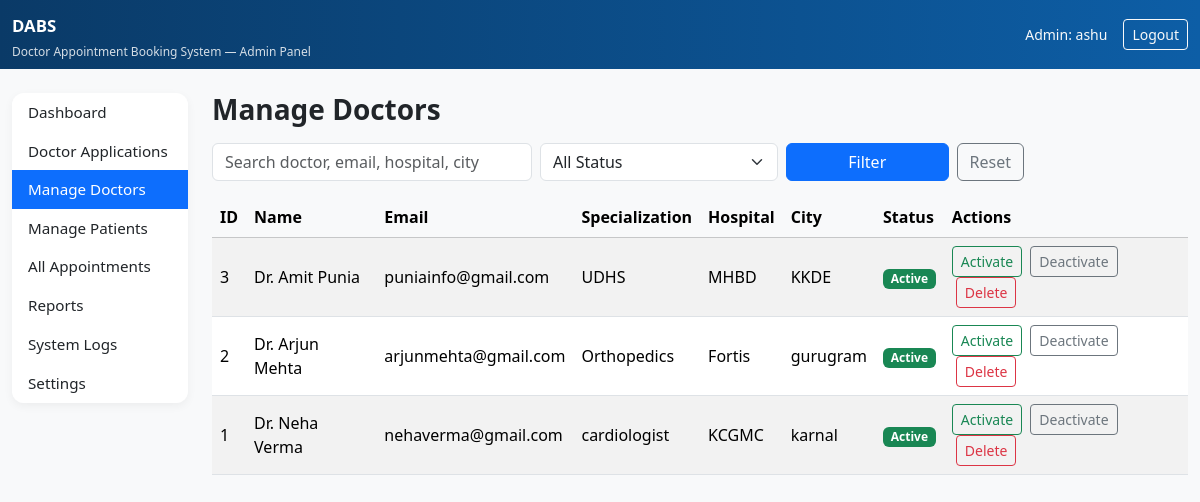
The app's page /dabs-admin/doctors/ (signed in) with its own data.
### booking/models.py (models this page shows, shortened)
class DoctorProfile(models.Model):
    STATUS_CHOICES = [
        ('Pending', 'Pending'),
        ('Approved', 'Approved'),
        ('Active', 'Active'),
        ('Inactive', 'Inactive'),
        ('Rejected', 'Rejected'),
    ]
    user = models.ForeignKey(User, on_delete=models.CASCADE)
    registration_no = models.CharField(max_length=50)
    specialization = models.CharField(max_length=80)
    experience_years = models.PositiveIntegerField(default=0)
    hospital = models.CharField(max_length=120)
    hospital_slug = models.CharField(max_length=120)
    city = models.CharField(max_length=80)
    slot_preference = models.CharField(max_length=120)
    fee = models.DecimalField(max_digits=8, decimal_places=2,
                              null=True, blank=True)
    bio = models.TextField()
    status = models.CharField(
        max_length=10,
        choices=STATUS_CHOICES,
        default='Pending',
    )
    created_at = models.DateTimeField(auto_now_add=True)
    working_days = models.CharField(max_length=100, blank=True)
    clinic_start_time = models.TimeField(null=True, blank=True)
    clinic_end_time = models.TimeField(null=True, blank=True)
    break_start_time = models.TimeField(null=True, blank=True)
    break_end_time = models.TimeField(null=True, blank=True)
    slot_minutes = models.PositiveIntegerField(null=True, blank=True)
    schedule_notes = models.TextField(blank=True)
    schedule_published = models.BooleanField(default=False)
    review_note = models.TextField(blank=True)
    reviewed_by = models.ForeignKey(
        User,
        null=True,
        blank=True,
        on_delete=models.SET_NULL,
        related_name='reviewed_doctors',
    )
    reviewed_at = models.DateTimeField(null=True, blank=True)

### booking/views.py (the view, shortened to what this page needs)
# urls.py: path('dabs-admin/doctors/', views.admin_doctors, name='admin_doctors'),
@login_required
def admin_doctors(request):
    if not request.user.is_staff:
        return redirect("home")
    q = request.GET.get("q", "").strip()
    status = request.GET.get("status", "").strip()
    doctors = DoctorProfile.objects.select_related("user").all()
    if status:
        doctors = doctors.filter(status=status)
    doctors = doctors.order_by("user__first_name", "user__last_name")
    return render(
        request,
        "booking/admin_doctors.html",
        {
            "doctors": doctors,
            "q": q,
            "status": status,
            "section": "doctors",
        },
    )

### booking/templates/booking/admin_doctors.html (shortened to what this page needs)
{% extends "booking/admin_base.html" %}
{% block content %}
<h3 class="fw-bold mb-3">Manage Doctors</h3>
<form class="row g-2 mb-3" method="get">
  <div class="col-md-4">
    <input class="form-control"
           name="q"
           placeholder="Search doctor, email, hospital, city"
           value="{{ q }}">
  </div>
  <div class="col-md-3">
    <select class="form-select" name="status">
      <option value="">All Status</option>
    </select>
  </div>
  <div class="col-md-3 d-flex gap-2">
    <button class="btn btn-primary flex-grow-1">Filter</button>
    <a class="btn btn-outline-secondary" href=".">Reset</a>
  </div>
</form>
<div class="table-responsive">
  <table class="table table-striped align-middle">
    <thead class="table-light">
      <tr>
        <th>ID</th>
        <th>Name</th>
        <th>Email</th>
        <th>Specialization</th>
        <th>Hospital</th>
        <th>City</th>
        <th>Status</th>
        <th>Actions</th>
      </tr>
    </thead>
    <tbody>
    {% for d in doctors %}
      <tr>
        <td>{{ d.id }}</td>
        <td>Dr. {{ d.user.get_full_name }}</td>
        <td>{{ d.user.email }}</td>
        <td>{{ d.specialization }}</td>
        <td>{{ d.hospital }}</td>
        <td>{{ d.city }}</td>
        <td>
          <span class="badge bg-{% if d.status == 'Active' %}success{% elif d.status == 'Pending' %}warning text-dark{% else %}secondary{% endif %}">
            {{ d.status }}
          </span>
        </td>
        <td>
          <form method="post" action="" class="d-inline">
            <button class="btn btn-sm btn-outline-success">Activate</button>
          </form>
          <form method="post" action="" class="d-inline ms-1">
            <button class="btn btn-sm btn-outline-secondary">Deactivate</button>
          </form>
          <form method="post" action="" class="d-inline ms-1"
                onsubmit="return confirm('Delete this doctor and related appointments?');">
            <button class="btn btn-sm btn-outline-danger">Delete</button>
          </form>
        </td>
      </tr>
    {% empty %}
      <tr>
        <td colspan="8" class="text-muted">No doctors found.</td>
      </tr>
    {% endfor %}
    </tbody>
  </table>
</div>
{% endblock %}

### booking/templates/booking/admin_base.html (shortened to what this page needs)
<!doctype html>
<html lang="en">
<head>
  <link href="https://cdn.jsdelivr.net/npm/bootstrap@5.3.3/dist/css/bootstrap.min.css" rel="stylesheet">
</head>
<body class="bg-light">
<nav class="navbar navbar-dark" style="background:linear-gradient(90deg,#0a3a67,#0d5ea6);">
  <div class="container-fluid d-flex align-items-center justify-content-between flex-wrap">
    <div class="d-flex flex-column">
      <span class="navbar-brand navbar-brand-title mb-0">DABS</span>
      <span class="text-light navbar-sub">
        Doctor Appointment Booking System — Admin Panel
      </span>
    </div>
    <div class="d-flex align-items-center gap-3 mt-2 mt-md-0">
      <span class="text-light small">Admin: {{ request.user.username }}</span>
      <a href="{% url 'logout' %}" class="btn btn-outline-light btn-sm">Logout</a>
    </div>
  </div>
</nav>
<div class="container-fluid py-4">
  <div class="row">
    <aside class="col-md-3 col-lg-2 mb-3">
      <div class="list-group sidebar-card">
        <a href="{% url 'admin_dashboard' %}"
           class="list-group-item list-group-item-action sidebar-link {% if section == 'dashboard' %}active{% endif %}">
          Dashboard
        </a>
        <a href="{% url 'admin_pending_doctors' %}"
           class="list-group-item list-group-item-action sidebar-link {% if section == 'applications' %}active{% endif %}">
          Doctor Applications
        </a>
        <a href="{% url 'admin_doctors' %}"
           class="list-group-item list-group-item-action sidebar-link {% if section == 'doctors' %}active{% endif %}">
          Manage Doctors
        </a>
        <a href="{% url 'admin_patients' %}"
           class="list-group-item list-group-item-action sidebar-link {% if section == 'patients' %}active{% endif %}">
          Manage Patients
        </a>
        <a href="{% url 'admin_appointments' %}"
           class="list-group-item list-group-item-action sidebar-link {% if section == 'appointments' %}active{% endif %}">
          All Appointments
        </a>
        <a href="{% url 'admin_reports' %}"
           class="list-group-item list-group-item-action sidebar-link {% if section == 'reports' %}active{% endif %}">
          Reports
        </a>
        <a href="{% url 'admin_logs' %}"
           class="list-group-item list-group-item-action sidebar-link {% if section == 'logs' %}active{% endif %}">
          System Logs
        </a>
        <a href="{% url 'admin_settings' %}"
           class="list-group-item list-group-item-action sidebar-link {% if section == 'settings' %}active{% endif %}">
          Settings
        </a>
      </div>
    </aside>
    <main class="col-md-9 col-lg-10 mb-4">
      {% block content %}{% endblock %}
    </main>
  </div>
</div>
</body>
</html>

### booking/templates/booking/admin_base.html (style rules this page uses)
body { background: #f5f7fb; }
.sidebar-card { border-radius: 12px; box-shadow: 0 3px 10px rgba(0, 0, 0, 0.05); }
.sidebar-link { border: 0; border-radius: 0; font-size: 0.95rem; }
.sidebar-link.active { background: #0d6efd; color: #fff; }
.navbar-brand-title { font-size: 1.05rem; font-weight: 600; }
.navbar-sub { font-size: 0.75rem; opacity: 0.85; }

### records on screen
DoctorProfile: id "3", user.get_full_name "Amit Punia", user.email "puniainfo@gmail.com", specialization "UDHS", hospital "MHBD", city "KKDE", status "Active"
DoctorProfile: id "2", user.get_full_name "Arjun Mehta", user.email "arjunmehta@gmail.com", specialization "Orthopedics", hospital "Fortis", city "gurugram", status "Active"
DoctorProfile: id "1", user.get_full_name "Neha Verma", user.email "nehaverma@gmail.com", specialization "cardiologist", hospital "KCGMC", city "karnal", status "Active"

### other values on screen
{{ request.user.username }} "ashu"
